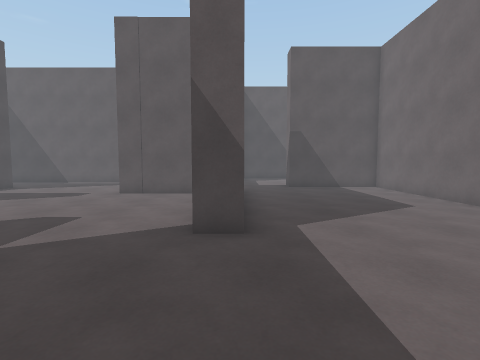
[1] (above)

22 first-person views from a walk through a scene from a Unity 3-D project. The camera is 1.4 m above the floor, tilts 4° down and sees 85° across. The floor is counted in squares, 1 m on a side. Each view is taken from the middle of a square. On the plan, view 1 faces up. The plan holds only what a view shows up to about 13 squares ahead; the rest is blank.

[2]
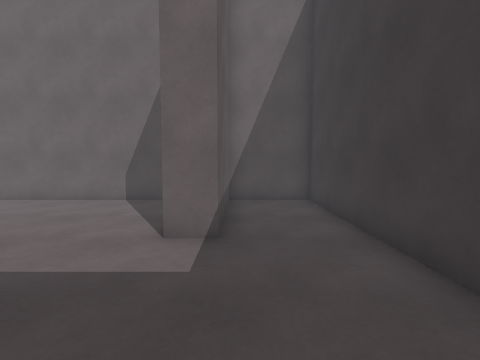

[3]
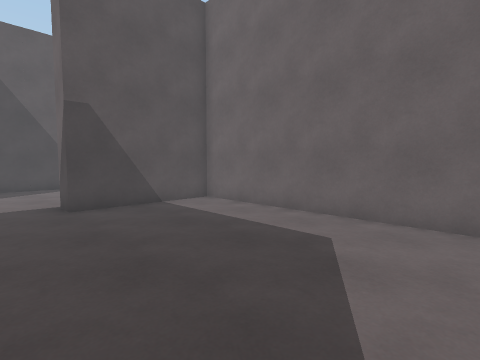

[4]
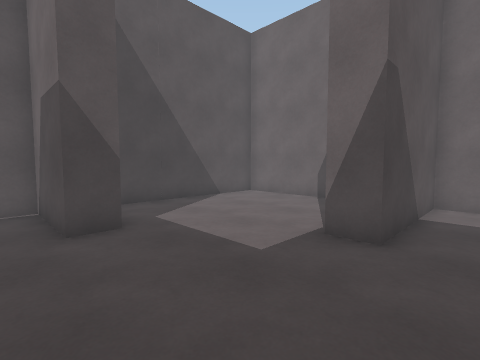

[5]
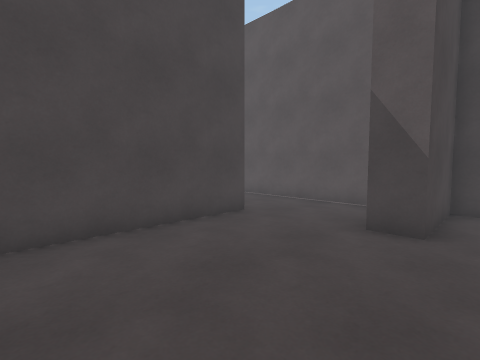

[6]
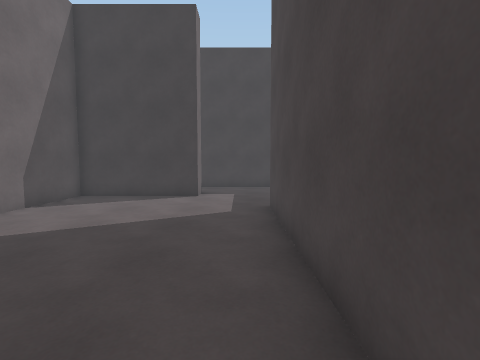

[7]
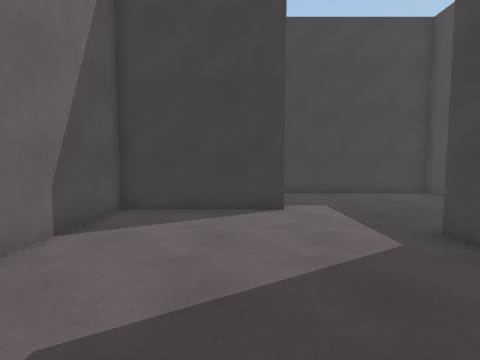

[8]
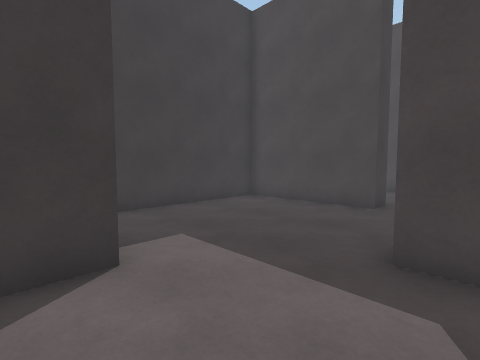

[9]
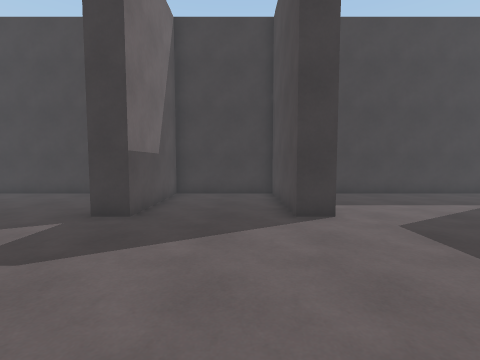

[10]
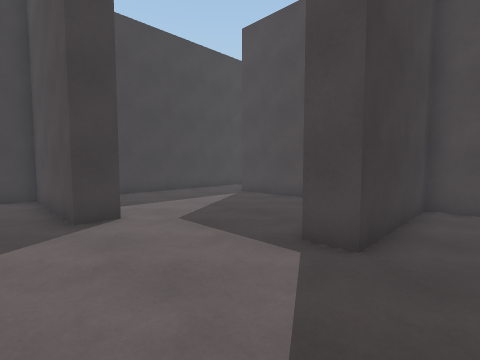

[11]
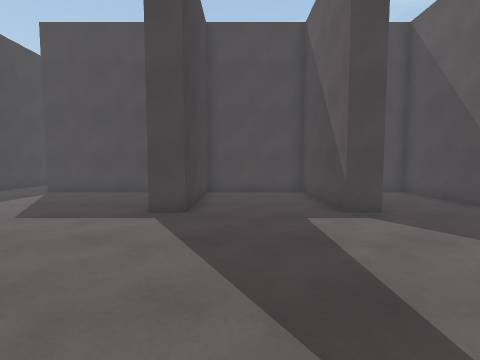

[12]
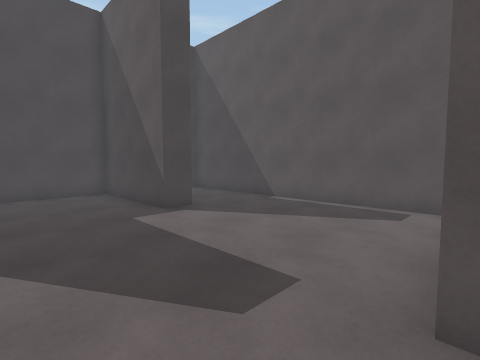

[13]
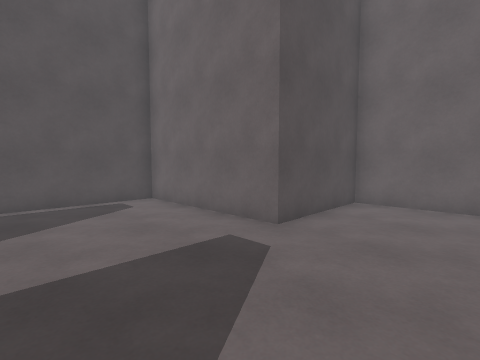

[14]
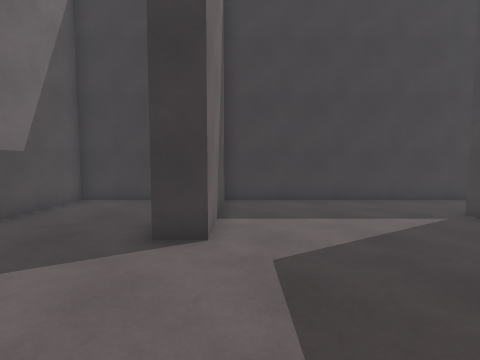

[15]
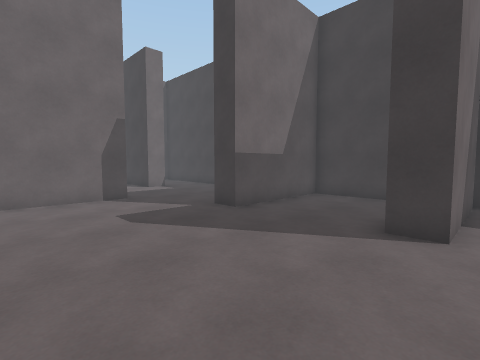

[16]
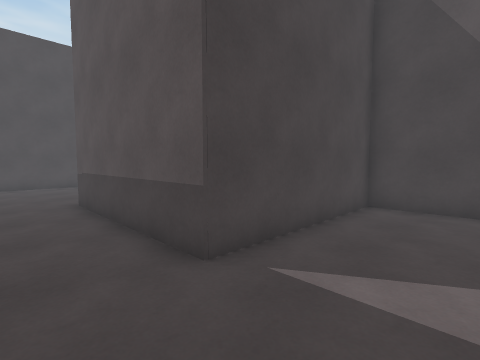

[17]
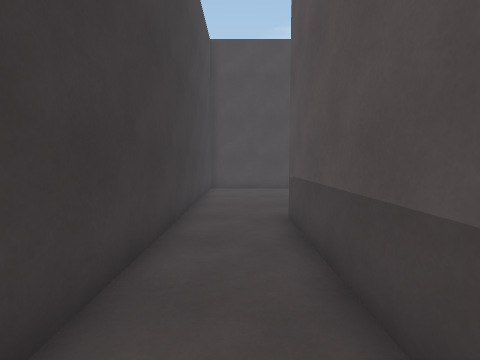

[18]
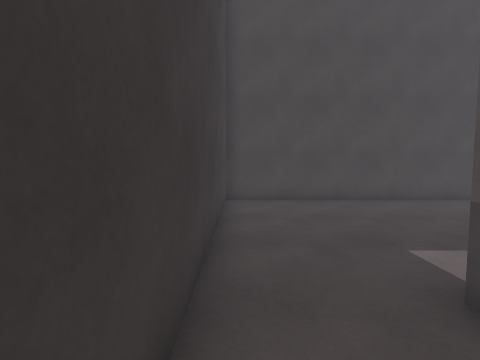

[19]
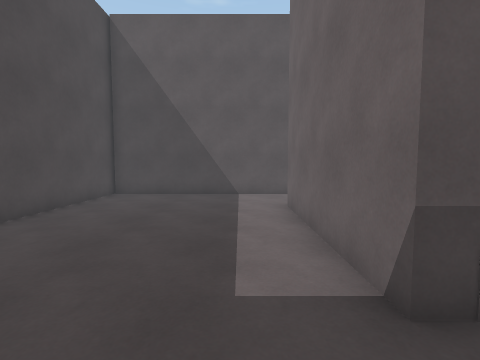

[20]
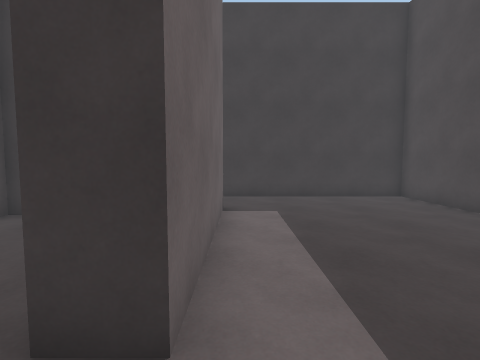

[21]
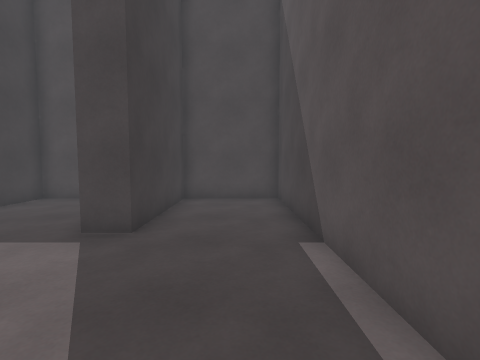

[22]
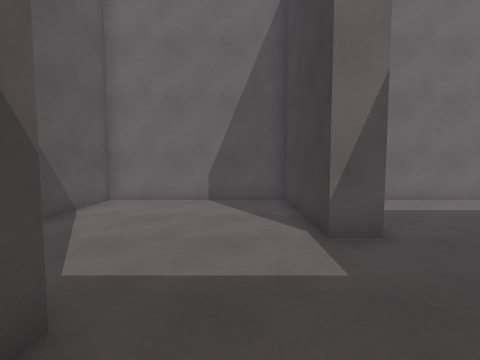

### Floor plan
Ten units are one square. View 1 is at (0, 0); x grows to the right and y downward. Boxes are objects, and circles mark ways between rooms. Rooms are numbered by the first view taken in them; rooms with no view inside come last. Other rooms are left out.
<svg viewBox="-310 -223 390 243">
<path fill="none" stroke="#000" d="M1 -121 1 -50 -9 -50M70 -14 27 -14 27 -24 75 -24 75 -144 27 -144 27 -154 75 -154 75 -218 1 -218 1 -186 -9 -186M-43 -34 -43 15 75 15 75 -15M-43 -185 -43 -131M-142 -75 -169 -75 -169 -12 -235 -12M-9 -50 -9 -115 -52 -115 -52 -175 -169 -175 -169 -139 -121 -139 -121 -129 -169 -129 -169 -85 -121 -85 -121 -75M-245 15 -104 15 -104 -34 -94 -34 -94 15 -52 15 -52 -34 -43 -34M-235 -12 -235 -72M-229 -103 -305 -103 -305 15 -245 15"/>
<circle cx="-25" cy="-35" r="3" fill="#2a7"/>
<circle cx="-240" cy="5" r="3" fill="#2a7"/>
<text x="30" y="-100">1</text>
<text x="-110" y="-70">2</text>
<text x="-270" y="-40">3</text>
</svg>
Room 1 opens to room 2. Room 2 opens to room 3.

Where each view was taken, in squares from view 1:
view 1: 0 up, 0 right, facing up
view 2: 1 up, 2 left, facing right
view 3: 6 up, 1 right, facing up-right
view 4: 13 up, 2 left, facing up-right
view 5: 13 up, 1 right, facing up-left
view 6: 13 up, 1 right, facing down
view 7: 10 up, 4 right, facing down
view 8: 6 up, 4 right, facing down-left
view 9: 10 up, 8 left, facing down
view 10: 10 up, 8 left, facing down-left
view 11: 10 up, 5 left, facing left
view 12: 9 up, 5 left, facing up-left
view 13: 8 up, 10 left, facing up-right
view 14: 8 up, 11 left, facing down
view 15: 9 up, 11 left, facing down-right
view 16: 1 down, 14 left, facing up-left
view 17: 0 up, 17 left, facing left
view 18: 1 down, 21 left, facing left
view 19: 1 down, 25 left, facing up
view 20: 9 up, 24 left, facing down
view 21: 16 up, 7 left, facing left
view 22: 17 up, 2 left, facing right
